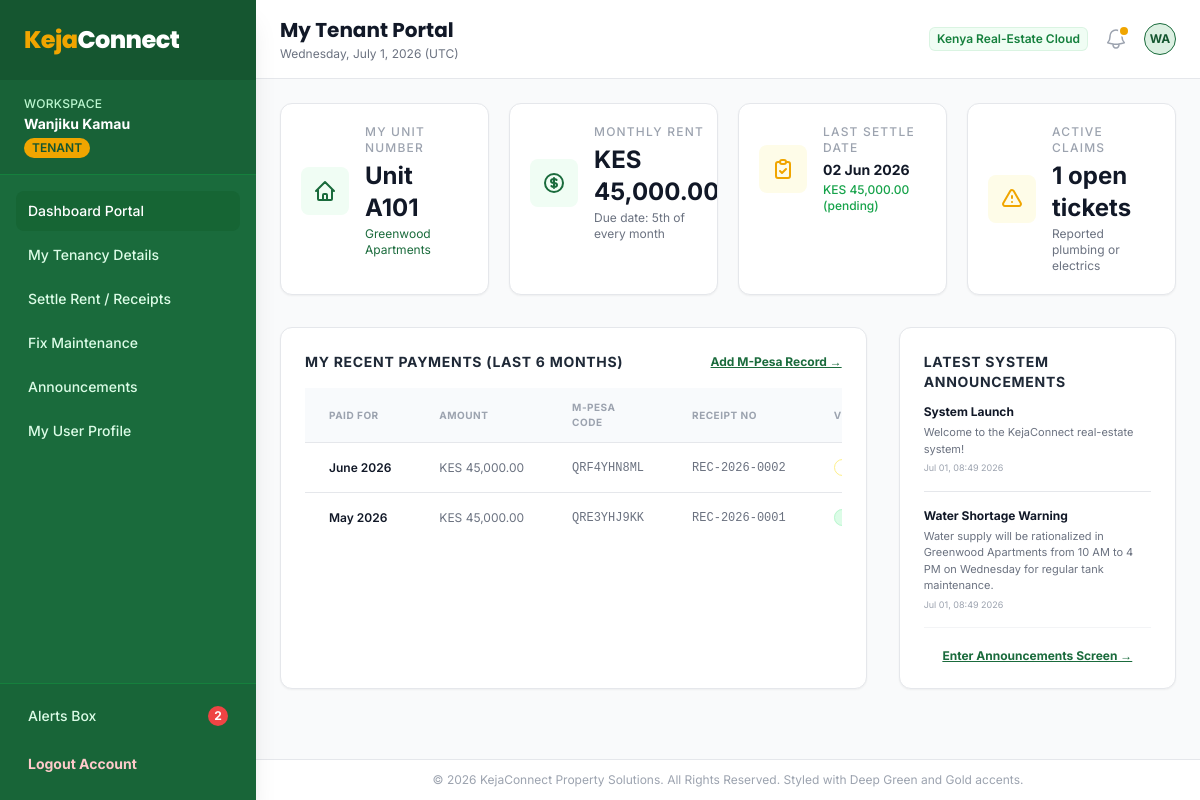
Screenshot of /tenant/dashboard.php (signed in) with the database file from the repository.
### tables this page shows
CREATE TABLE IF NOT EXISTS `tenancies` (
  `id` INT AUTO_INCREMENT PRIMARY KEY,
  `unit_id` INT NOT NULL,
  `tenant_id` INT NOT NULL,
  `landlord_id` INT NOT NULL,
  `start_date` DATE NOT NULL,
  `end_date` DATE NOT NULL,
  `rent_amount` DECIMAL(10, 2) NOT NULL,
  `deposit_paid` DECIMAL(10, 2) NOT NULL DEFAULT 0.00,
  `deposit_amount` DECIMAL(10, 2) NOT NULL,
  `lease_document` VARCHAR(255) NULL,
  `status` ENUM('active', 'terminated', 'expired') NOT NULL DEFAULT 'active',
  `created_at` TIMESTAMP DEFAULT CURRENT_TIMESTAMP,
  FOREIGN KEY (`unit_id`) REFERENCES `units` (`id`) ON DELETE CASCADE,
  FOREIGN KEY (`tenant_id`) REFERENCES `users` (`id`) ON DELETE CASCADE,
  FOREIGN KEY (`landlord_id`) REFERENCES `users` (`id`) ON DELETE CASCADE,
  INDEX `idx_tenant` (`tenant_id`),
  INDEX `idx_landlord_tenancy` (`landlord_id`),
  INDEX `idx_unit_tenancy` (`unit_id`),
  INDEX `idx_tenancy_status` (`status`)
);

CREATE TABLE IF NOT EXISTS `units` (
  `id` INT AUTO_INCREMENT PRIMARY KEY,
  `property_id` INT NOT NULL,
  `unit_number` VARCHAR(50) NOT NULL,
  `floor` INT NOT NULL DEFAULT 0,
  `bedrooms` INT NOT NULL DEFAULT 0,
  `bathrooms` INT NOT NULL DEFAULT 0,
  `rent_amount` DECIMAL(10, 2) NOT NULL,
  `deposit_amount` DECIMAL(10, 2) NOT NULL,
  `status` ENUM('vacant', 'occupied', 'maintenance') NOT NULL DEFAULT 'vacant',
  `created_at` TIMESTAMP DEFAULT CURRENT_TIMESTAMP,
  FOREIGN KEY (`property_id`) REFERENCES `properties` (`id`) ON DELETE CASCADE,
  INDEX `idx_property` (`property_id`),
  INDEX `idx_unit_status` (`status`)
);

CREATE TABLE IF NOT EXISTS `properties` (
  `id` INT AUTO_INCREMENT PRIMARY KEY,
  `landlord_id` INT NOT NULL,
  `name` VARCHAR(100) NOT NULL,
  `address` VARCHAR(255) NOT NULL,
  `county` VARCHAR(100) NOT NULL,
  `property_type` ENUM('apartment', 'bedsitter', 'studio', 'maisonette', 'bungalow') NOT NULL,
  `total_units` INT NOT NULL DEFAULT 1,
  `description` TEXT NULL,
  `amenities` TEXT NULL,  
  `photos` JSON NULL,     
  `status` ENUM('active', 'inactive') NOT NULL DEFAULT 'active',
  `created_at` TIMESTAMP DEFAULT CURRENT_TIMESTAMP,
  FOREIGN KEY (`landlord_id`) REFERENCES `users` (`id`) ON DELETE CASCADE,
  INDEX `idx_landlord` (`landlord_id`)
);

CREATE TABLE IF NOT EXISTS `payments` (
  `id` INT AUTO_INCREMENT PRIMARY KEY,
  `tenancy_id` INT NOT NULL,
  `tenant_id` INT NOT NULL,
  `landlord_id` INT NOT NULL,
  `amount` DECIMAL(10, 2) NOT NULL,
  `payment_date` DATE NOT NULL,
  `payment_method` ENUM('mpesa', 'bank', 'cash') NOT NULL,
  `mpesa_code` VARCHAR(50) NULL,
  `receipt_number` VARCHAR(50) NOT NULL UNIQUE,
  `month_paid_for` VARCHAR(20) NOT NULL,  
  `status` ENUM('pending', 'confirmed', 'rejected') NOT NULL DEFAULT 'pending',
  `notes` TEXT NULL,
  `created_at` TIMESTAMP DEFAULT CURRENT_TIMESTAMP,
  FOREIGN KEY (`tenancy_id`) REFERENCES `tenancies` (`id`) ON DELETE CASCADE,
  FOREIGN KEY (`tenant_id`) REFERENCES `users` (`id`) ON DELETE CASCADE,
  FOREIGN KEY (`landlord_id`) REFERENCES `users` (`id`) ON DELETE CASCADE,
  INDEX `idx_payment_tenancy` (`tenancy_id`),
  INDEX `idx_payment_tenant` (`tenant_id`),
  INDEX `idx_payment_landlord` (`landlord_id`),
  INDEX `idx_payment_status` (`status`)
);

CREATE TABLE IF NOT EXISTS `notices` (
  `id` INT AUTO_INCREMENT PRIMARY KEY,
  `sender_id` INT NOT NULL,
  `recipient_id` INT NULL,  
  `tenancy_id` INT NULL,
  `subject` VARCHAR(150) NOT NULL,
  `message` TEXT NOT NULL,
  `type` ENUM('rent_reminder', 'eviction', 'maintenance', 'general') NOT NULL DEFAULT 'general',
  `is_read` BOOLEAN NOT NULL DEFAULT FALSE,
  `created_at` TIMESTAMP DEFAULT CURRENT_TIMESTAMP,
  FOREIGN KEY (`sender_id`) REFERENCES `users` (`id`) ON DELETE CASCADE,
  INDEX `idx_recipient` (`recipient_id`),
  INDEX `idx_sender` (`sender_id`)
);

### includes/functions.php (called while the page is built, shortened)
<?php
function sanitize($data) {
    return htmlspecialchars(trim($data), ENT_QUOTES, 'UTF-8');
}
function format_money($amount) {
    return 'KES ' . number_format($amount, 2);
}
function get_status_badge_class($status) {
    $status = strtolower($status);
    switch ($status) {
        case 'active':
        case 'confirmed':
        case 'occupied':
        case 'resolved':
            return 'bg-green-100 text-green-800 border-green-200';
        case 'pending':
        case 'in_progress':
        case 'medium':
        case 'maintenance':
            return 'bg-yellow-105 text-yellow-800 border-yellow-200';
    }
}

### tenant/dashboard.php (the view, shortened to what this page needs)
<?php
require_once __DIR__ . '/../includes/functions.php';
$tenant_id = $_SESSION['user_id'];
$db = get_db_connection();
$stmt_tenancy = $db->prepare("
    SELECT t.*, u.unit_number, u.bedrooms, u.bathrooms, u.floor, p.name as prop_name, p.address as prop_address, p.county as prop_county, p.amenities as prop_amenities
    FROM tenancies t
    INNER JOIN units u ON t.unit_id = u.id
    INNER JOIN properties p ON u.property_id = p.id
    WHERE t.tenant_id = ? AND t.status = 'active'
    LIMIT 1
");
$stmt_tenancy->execute([$tenant_id]);
$tenancy = $stmt_tenancy->fetch();
$has_tenancy = ($tenancy !== false);
$open_claims = 0;
if ($has_tenancy) {
    $stmt_maint = $db->prepare("SELECT COUNT(*) FROM maintenance_requests WHERE tenant_id = ? AND status IN ('open', 'in_progress')");
    $stmt_maint->execute([$tenant_id]);
    $open_claims = (int) $stmt_maint->fetchColumn();
}
$last_payment_amount = 0;
$last_payment_date = 'None Recorded';
$last_payment_status = '';
if ($has_tenancy) {
    $stmt_pay = $db->prepare("SELECT amount, payment_date, status FROM payments WHERE tenancy_id = ? ORDER BY payment_date DESC LIMIT 1");
    $stmt_pay->execute([$tenancy['id']]);
    $last_pay = $stmt_pay->fetch();
    if ($last_pay) {
        $last_payment_amount = (float) $last_pay['amount'];
        $last_payment_date = date('d M Y', strtotime($last_pay['payment_date']));
        $last_payment_status = $last_pay['status'];
    }
}
$payments_history = [];
if ($has_tenancy) {
    $stmt_history = $db->prepare("SELECT * FROM payments WHERE tenancy_id = ? ORDER BY payment_date DESC LIMIT 6");
    $stmt_history->execute([$tenancy['id']]);
    $payments_history = $stmt_history->fetchAll();
}
$stmt_notices = $db->prepare("
    SELECT * FROM notices
    WHERE recipient_id = ? OR recipient_id IS NULL AND is_read = 0
    ORDER BY created_at DESC
    LIMIT 3
");
$stmt_notices->execute([$tenant_id]);
$unread_broadcasts = $stmt_notices->fetchAll();
include __DIR__ . '/../includes/header.php';
?>
<?php if (!$has_tenancy): ?>
    <div class="bg-yellow-50 border border-yellow-200 text-yellow-800 p-6 rounded-2xl mb-8">
        <h3 class="text-xl font-bold font-brand mb-2">Awaiting Lease Placement</h3>
        <p class="text-sm">Your tenant account has been successfully provisioned. However, there is no active lease agreement currently mapping your account to a property. Please share your account email (<code><?php echo sanitize($user_email); ?></code>) with your respective landlord to initiate onboarding setup.</p>
    </div>
<?php else: ?>
    <div class="grid grid-cols-1 gap-5 sm:grid-cols-2 lg:grid-cols-4 mb-8">
        <div class="bg-white overflow-hidden shadow-sm rounded-xl border border-gray-150 p-5">
            <div class="flex items-center">
                <div class="flex-shrink-0 bg-green-50 p-3 rounded-lg text-brand-600">
                    <svg class="h-6 w-6" fill="none" viewBox="0 0 24 24" stroke="currentColor">
                        <path stroke-linecap="round" stroke-linejoin="round" stroke-width="2" d="M3 12l2-2m0 0l7-7 7 7M5 10v10a1 1 0 001 1h3m10-11l2 2m-2-2v10a1 1 0 01-1 1h-3m-6 0a1 1 0 001-1v-4a1 1 0 011-1h2a1 1 0 011 1v4a1 1 0 001 1m-6 0h6" />
                    </svg>
                </div>
                <div class="ml-4">
                    <p class="text-xs font-medium text-gray-400 uppercase tracking-widest">My Unit Number</p>
                    <h3 class="text-2xl font-bold text-gray-900 mt-1">Unit <?php echo sanitize($tenancy['unit_number']); ?></h3>
                    <p class="text-xs text-brand-600 mt-0.5"><?php echo sanitize($tenancy['prop_name']); ?></p>
                </div>
            </div>
        </div>
        <div class="bg-white overflow-hidden shadow-sm rounded-xl border border-gray-150 p-5">
            <div class="flex items-center">
                <div class="flex-shrink-0 bg-green-50 p-3 rounded-lg text-brand-600">
                </div>
                <div class="ml-4">
                    <p class="text-xs font-medium text-gray-400 uppercase tracking-widest">Monthly Rent</p>
                    <h3 class="text-2xl font-bold text-gray-900 mt-1"><?php echo format_money($tenancy['rent_amount']); ?></h3>
                    <p class="text-xs text-gray-500 mt-0.5">Due date: 5th of every month</p>
                </div>
            </div>
        </div>
        <div class="bg-white overflow-hidden shadow-sm rounded-xl border border-gray-150 p-5">
            <div class="flex items-center">
                <div class="flex-shrink-0 bg-yellow-50 p-3 rounded-lg text-brand-accent">
                    <svg class="h-6 w-6" fill="none" viewBox="0 0 24 24" stroke="currentColor">
                        <path stroke-linecap="round" stroke-linejoin="round" stroke-width="2" d="M9 5H7a2 2 0 00-2 2v12a2 2 0 002 2h10a2 2 0 002-2V7a2 2 0 00-2-2h-2M9 5a2 2 0 002 2h2a2 2 0 002-2M9 5a2 2 0 012-2h2a2 2 0 012 2m-6 9l2 2 4-4" />
                    </svg>
                </div>
                <div class="ml-4">
                    <p class="text-xs font-medium text-gray-400 uppercase tracking-widest">Last Settle Date</p>
                    <h3 class="text-sm font-bold text-gray-900 mt-1 truncate"><?php echo $last_payment_date; ?></h3>
                    <p class="text-xs font-medium text-green-600 mt-0.5"><?php echo $last_payment_amount > 0 ? format_money($last_payment_amount) : '0'; ?> (<?php echo sanitize($last_payment_status); ?>)</p>
                </div>
            </div>
        </div>
        <div class="bg-white overflow-hidden shadow-sm rounded-xl border border-gray-150 p-5">
            <div class="flex items-center">
                <div class="flex-shrink-0 bg-yellow-50 p-3 rounded-lg text-brand-accent">
                    <svg class="h-6 w-6" fill="none" viewBox="0 0 24 24" stroke="currentColor">
                        <path stroke-linecap="round" stroke-linejoin="round" stroke-width="2" d="M12 9v2m0 4h.01m-6.938 4h13.856c1.54 0 2.502-1.667 1.732-3L13.732 4c-.77-1.333-2.694-1.333-3.464 0L3.34 16c-.77 1.333.192 3 1.732 3z" />
                    </svg>
                </div>
                <div class="ml-4">
                    <p class="text-xs font-medium text-gray-400 uppercase tracking-widest">Active Claims</p>
                    <h3 class="text-2xl font-bold text-gray-900 mt-1"><?php echo $open_claims; ?> open tickets</h3>
                    <p class="text-xs text-gray-500 mt-0.5">Reported plumbing or electrics</p>
                </div>
            </div>
        </div>
    </div>
    <div class="grid grid-cols-1 lg:grid-cols-3 gap-8 mb-8">
        <div class="bg-white p-6 shadow-sm rounded-xl border border-gray-150 lg:col-span-2 overflow-hidden">
            <div class="flex items-center justify-between mb-4">
                <h3 class="font-bold text-gray-800 text-sm uppercase tracking-wider">My Recent Payments (Last 6 Months)</h3>
                <a href="<?php echo BASE_URL; ?>/tenant/payments/" class="text-xs font-bold text-brand-600 hover:text-brand-700 underline">Add M-Pesa Record &rarr;</a>
            </div>
            <div class="overflow-x-auto">
                <table class="min-w-full divide-y divide-gray-200">
                    <thead class="bg-slate-50">
                        <tr>
                            <th class="px-6 py-3 text-left text-[10px] font-bold text-gray-400 uppercase tracking-wider">Paid For</th>
                            <th class="px-6 py-3 text-left text-[10px] font-bold text-gray-400 uppercase tracking-wider">Amount</th>
                            <th class="px-6 py-3 text-left text-[10px] font-bold text-gray-400 uppercase tracking-wider">M-Pesa Code</th>
                            <th class="px-6 py-3 text-left text-[10px] font-bold text-gray-400 uppercase tracking-wider">Receipt No</th>
                            <th class="px-6 py-3 text-left text-[10px] font-bold text-gray-400 uppercase tracking-wider">Verification</th>
                        </tr>
                    </thead>
                    <tbody class="divide-y divide-gray-150 bg-white">
                        <?php if (count($payments_history) === 0): ?>
                            <tr>
                                <td colspan="5" class="px-6 py-8 text-center text-xs text-gray-500">No payment logs exist. Create your initial record.</td>
                            </tr>
                        <?php else: ?>
                            <?php foreach ($payments_history as $p): ?>
                                <tr>
                                    <td class="px-6 py-4 whitespace-nowrap text-xs text-gray-900 font-semibold"><?php echo date('F Y', strtotime($p['month_paid_for'] . '-01')); ?></td>
                                    <td class="px-6 py-4 whitespace-nowrap text-xs text-gray-500"><?php echo format_money($p['amount']); ?></td>
                                    <td class="px-6 py-4 whitespace-nowrap text-xs text-gray-500 font-mono"><?php echo sanitize($p['mpesa_code'] ?? 'None'); ?></td>
                                    <td class="px-6 py-4 whitespace-nowrap text-xs text-gray-500 font-mono"><?php echo sanitize($p['receipt_number']); ?></td>
                                    <td class="px-6 py-4 whitespace-nowrap text-xs">
                                        <span class="px-2 py-0.5 rounded-full text-[9px] font-bold border <?php echo get_status_badge_class($p['status']); ?>">
                                        </span>
                                    </td>
                                </tr>
                            <?php endforeach; ?>
                        <?php endif; ?>
                    </tbody>
                </table>
            </div>
        </div>
        <div class="bg-white p-6 shadow-sm rounded-xl border border-gray-150 overflow-hidden flex flex-col justify-between">
            <div>
                <h3 class="font-bold text-gray-800 text-sm uppercase tracking-wider mb-4">Latest System Announcements</h3>
                <div class="flow-root">
                    <ul role="list" class="-my-5 divide-y divide-gray-150">
                        <?php if (count($unread_broadcasts) === 0): ?>
                            <li class="py-5 text-center text-xs text-gray-550 list-none">No active reminders found. Up to date!</li>
                        <?php else: ?>
                            <?php foreach ($unread_broadcasts as $n): ?>
                                <li class="py-4 font-normal">
                                    <div class="min-w-0 flex-1">
                                        <p class="text-xs font-bold text-gray-900"><?php echo sanitize($n['subject']); ?></p>
                                        <p class="text-[11px] text-gray-500 mt-1 leading-normal"><?php echo sanitize($n['message']); ?></p>
                                        <p class="text-[9px] text-gray-400 mt-1"><?php echo date('M d, H:i Y', strtotime($n['created_at'])); ?></p>
                                    </div>
                                </li>
                            <?php endforeach; ?>
                        <?php endif; ?>
                    </ul>
                </div>
            </div>
            <div class="border-t border-gray-100 pt-5 mt-5">
                <a href="<?php echo BASE_URL; ?>/tenant/notices/" class="text-xs text-brand-600 hover:text-brand-700 font-bold underline flex items-center justify-center">
                    Enter Announcements Screen &rarr;
                </a>
            </div>
        </div>
    </div>
<?php endif; ?>
<?php include __DIR__ . '/../includes/footer.php'; ?>

### rows the page displays
tenancies: unit.unit_number "A101", properties.name "Greenwood Apartments", rent_amount "KES 45,000.00"
payments: payment_date "02 Jun 2026", amount "KES 45,000.00", status "pending", month_paid_for "June 2026", mpesa_code "QRF4YHN8ML", receipt_number "REC-2026-0002"
payments: month_paid_for "May 2026", amount "KES 45,000.00", mpesa_code "QRE3YHJ9KK", receipt_number "REC-2026-0001"
notices: subject "System Launch", message "Welcome to the KejaConnect real-estate system!", created_at "Jul 01, 08:49 2026"
notices: subject "Water Shortage Warning", message "Water supply will be rationalized in Greenwood Apartments from 10 AM to 4 PM on Wednesday for regular tank maintenance.", created_at "Jul 01, 08:49 2026"

### other values shown
$user_name "Wanjiku Kamau"
$user_role "TENANT"
$unread_notices "2"
$page_heading "My Tenant Portal"
substr($user_name, 0, 2) "WA"
$open_claims "1"
APP_COMPANY "KejaConnect Property Solutions"
